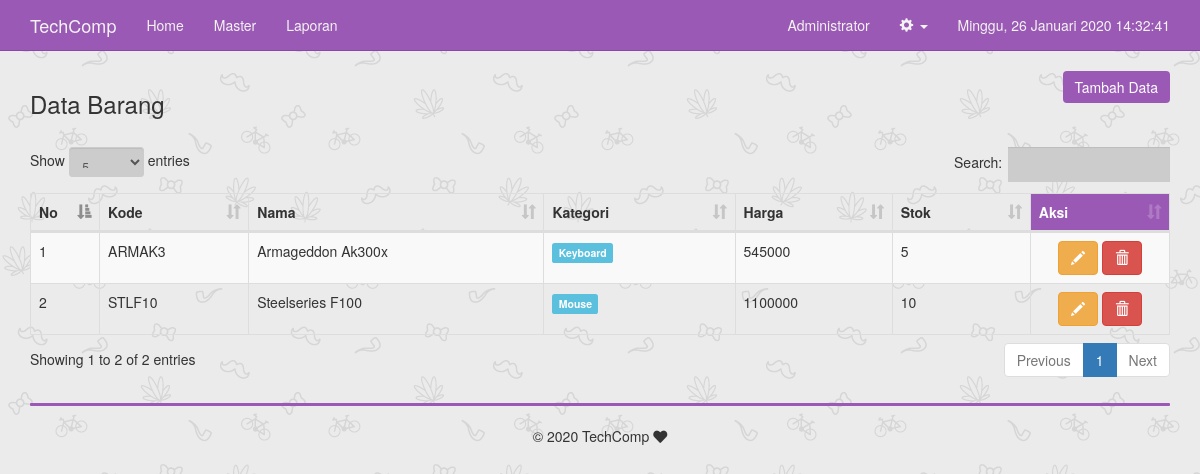
The app's page /barang.php (signed in) with its own data.
### tables this page shows
CREATE TABLE `item` (
  `kode_item` varchar(6) NOT NULL,
  `kode_kategoriitem` varchar(6) NOT NULL,
  `nama_item` varchar(120) NOT NULL,
  `harga_item` bigint(20) NOT NULL,
  `stok_item` bigint(20) NOT NULL
);

CREATE TABLE `kategori_item` (
  `kode_kategoriitem` varchar(6) NOT NULL,
  `nama_kategoriitem` varchar(120) NOT NULL
);

### includes/barang.inc.php (called while the page is built, shortened)
<?php
class barang{
	private $conn;
	private $table_satu = "item";
	private $table_dua = "kategori_item";
	public function __construct($db){
		$this->conn = $db;
	}
	function readAll(){
		$query = "SELECT a.*,b.nama_kategoriitem FROM ".$this->table_satu." AS a,".$this->table_dua." AS b WHERE a.kode_kategoriitem = b.kode_kategoriitem ORDER BY a.kode_item ASC";
		$stmt = $this->conn->prepare( $query );
		$stmt->execute();
		return $stmt;
	}
}
?>

### barang.php (the view)
<?php
include_once 'header.php';
if (isset($_SESSION['role'])) {
    if ($_SESSION['role'] != base64_encode('Admin')) { ?>
        <div class="container">
            <div class="text-center">Halaman ini hanya untuk hak akses Admin saja!</div>
        </div>
    <?php } else {
include_once 'includes/barang.inc.php';
$pro = new barang($db);
$stmt = $pro->readAll();
?>
	<div class="row">
		<div class="col-md-6 text-left">
			<h3>Data Barang</h3>
		</div>
		<div class="col-md-6 text-right">
			<button onclick="location.href='barang-baru.php'" class="btn btn-primary" id="btn-tambah">Tambah Data</button>
		</div>
	</div>
	<br/>
	<table width="100%" class="table table-striped table-bordered" id="tabeldata">
        <thead>
            <tr>
                <th width="30px">No</th>
                <th>Kode</th>
                <th>Nama </th>
                <th>Kategori</th>
                <th>Harga</th>
                <th>Stok</th>
                <th width="100px" id="bg-hasil">Aksi</th>
            </tr>
        </thead>
        <tbody>
<?php
$no=1;
while ($row = $stmt->fetch(PDO::FETCH_ASSOC)){
?>
            <tr>
                <td><?php echo $no++ ?></td>
                <td><?php echo $row['kode_item'] ?></td>
                <td><?php echo $row['nama_item'] ?></td>
                <td><span class="label label-info"><?php echo $row['nama_kategoriitem'] ?></span></td>
                <td><?php echo $row['harga_item'] ?></td>
                <td><?php echo $row['stok_item'] ?></td>
                <td class="text-center">
					<a href="barang-ubah.php?id=<?php echo base64_encode($row['kode_item']) ?>" class="btn btn-warning"><span class="glyphicon glyphicon-pencil" aria-hidden="true"></span></a>
					<a href="barang-hapus.php?id=<?php echo base64_encode($row['kode_item']) ?>" onclick="return confirm('Yakin ingin menghapus data')" class="btn btn-danger"><span class="glyphicon glyphicon-trash" aria-hidden="true"></span></a>
			    </td>
            </tr>
<?php
}
?>
        </tbody>
    </table>
<?php
include_once 'footer.php';
    }
}
?>

### css/custom.css (style rules this page uses)
#bg-hasil { background: #9b59b6;color: white; }
#btn-tambah { background: #9b59b6;color: white;border: none; }
a { color: inherit; }

### records on screen
item: kode_item "ARMAK3", nama_item "Armageddon Ak300x", kode_kategoriitem.nama_kategoriitem "Keyboard", harga_item "545000", stok_item "5"
item: kode_item "STLF10", nama_item "Steelseries F100", kode_kategoriitem.nama_kategoriitem "Mouse", harga_item "1100000", stok_item "10"

### other values on screen
$config->title "TechComp"
$_SESSION['nama_lengkap'] "Administrator"
